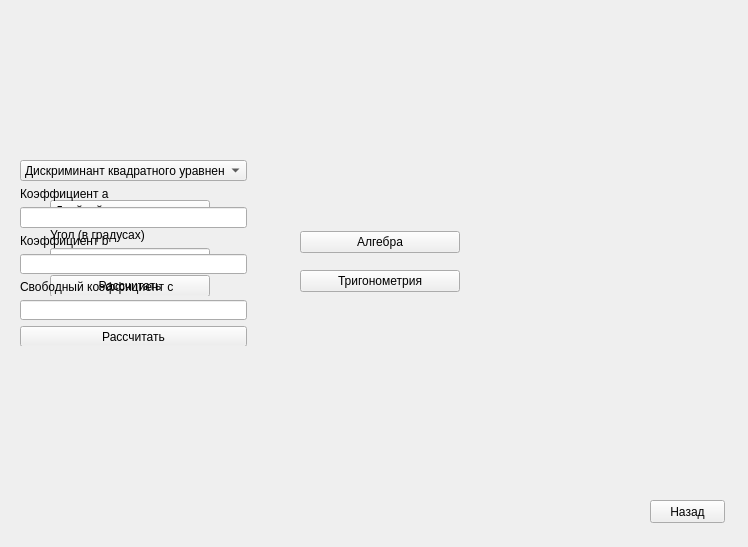
<?xml version="1.0" encoding="UTF-8"?>
<ui version="4.0">
 <class>Form</class>
 <widget class="QWidget" name="Form">
  <property name="geometry">
   <rect>
    <x>0</x>
    <y>0</y>
    <width>748</width>
    <height>547</height>
   </rect>
  </property>
  <property name="windowTitle">
   <string>Form</string>
  </property>
  <widget class="QWidget" name="widget" native="true">
   <property name="geometry">
    <rect>
     <x>40</x>
     <y>200</y>
     <width>181</width>
     <height>101</height>
    </rect>
   </property>
   <widget class="QWidget" name="verticalLayoutWidget_3">
    <property name="geometry">
     <rect>
      <x>10</x>
      <y>0</y>
      <width>160</width>
      <height>96</height>
     </rect>
    </property>
    <layout class="QVBoxLayout" name="verticalLayout_3">
     <item>
      <widget class="QComboBox" name="comboBox">
       <item>
        <property name="text">
         <string>Двойной угол</string>
        </property>
       </item>
       <item>
        <property name="text">
         <string>Сумма</string>
        </property>
       </item>
       <item>
        <property name="text">
         <string>Разность</string>
        </property>
       </item>
      </widget>
     </item>
     <item>
      <widget class="QLabel" name="label">
       <property name="text">
        <string>Угол (в градусах)</string>
       </property>
      </widget>
     </item>
     <item>
      <widget class="QLineEdit" name="lineEdit">
       <property name="text">
        <string/>
       </property>
      </widget>
     </item>
     <item>
      <widget class="QPushButton" name="pushButton_4">
       <property name="text">
        <string>Рассчитать</string>
       </property>
      </widget>
     </item>
    </layout>
   </widget>
  </widget>
  <widget class="QWidget" name="widget_2" native="true">
   <property name="geometry">
    <rect>
     <x>10</x>
     <y>160</y>
     <width>241</width>
     <height>191</height>
    </rect>
   </property>
   <widget class="QWidget" name="verticalLayoutWidget_2">
    <property name="geometry">
     <rect>
      <x>10</x>
      <y>0</y>
      <width>227</width>
      <height>186</height>
     </rect>
    </property>
    <layout class="QVBoxLayout" name="verticalLayout_2">
     <item>
      <widget class="QComboBox" name="comboBox_2">
       <item>
        <property name="text">
         <string>Дискриминант квадратного уравнения</string>
        </property>
       </item>
       <item>
        <property name="text">
         <string>Дискриминант кубического уравнения</string>
        </property>
       </item>
       <item>
        <property name="text">
         <string>Сумма арифметической прогрессии</string>
        </property>
       </item>
       <item>
        <property name="text">
         <string>Сумма геометрической прогрессии</string>
        </property>
       </item>
      </widget>
     </item>
     <item>
      <widget class="QLabel" name="label_2">
       <property name="text">
        <string>Коэффициент a</string>
       </property>
      </widget>
     </item>
     <item>
      <widget class="QLineEdit" name="lineEdit_3"/>
     </item>
     <item>
      <widget class="QLabel" name="label_3">
       <property name="text">
        <string>Коэффициент b</string>
       </property>
      </widget>
     </item>
     <item>
      <widget class="QLineEdit" name="lineEdit_4"/>
     </item>
     <item>
      <widget class="QLabel" name="label_4">
       <property name="text">
        <string>Свободный коэффициент c</string>
       </property>
      </widget>
     </item>
     <item>
      <widget class="QLineEdit" name="lineEdit_2"/>
     </item>
     <item>
      <widget class="QPushButton" name="pushButton_2">
       <property name="text">
        <string>Рассчитать</string>
       </property>
      </widget>
     </item>
    </layout>
   </widget>
  </widget>
  <widget class="QWidget" name="widget_3" native="true">
   <property name="geometry">
    <rect>
     <x>290</x>
     <y>220</y>
     <width>171</width>
     <height>91</height>
    </rect>
   </property>
   <widget class="QWidget" name="verticalLayoutWidget">
    <property name="geometry">
     <rect>
      <x>10</x>
      <y>0</y>
      <width>160</width>
      <height>83</height>
     </rect>
    </property>
    <layout class="QVBoxLayout" name="start">
     <item>
      <widget class="QPushButton" name="btn1">
       <property name="text">
        <string>Алгебра</string>
       </property>
      </widget>
     </item>
     <item>
      <widget class="QPushButton" name="btn2">
       <property name="text">
        <string>Тригонометрия</string>
       </property>
      </widget>
     </item>
    </layout>
   </widget>
  </widget>
  <widget class="QWidget" name="back" native="true">
   <property name="geometry">
    <rect>
     <x>630</x>
     <y>470</y>
     <width>120</width>
     <height>80</height>
    </rect>
   </property>
   <widget class="QPushButton" name="pushButton">
    <property name="geometry">
     <rect>
      <x>20</x>
      <y>30</y>
      <width>75</width>
      <height>23</height>
     </rect>
    </property>
    <property name="text">
     <string>Назад</string>
    </property>
   </widget>
  </widget>
  <widget class="QWidget" name="images" native="true">
   <property name="geometry">
    <rect>
     <x>250</x>
     <y>10</y>
     <width>491</width>
     <height>531</height>
    </rect>
   </property>
   <widget class="QWidget" name="verticalLayoutWidget_4">
    <property name="geometry">
     <rect>
      <x>9</x>
      <y>8</y>
      <width>471</width>
      <height>471</height>
     </rect>
    </property>
    <layout class="QVBoxLayout" name="formuli">
     <item>
      <widget class="QLabel" name="img_1">
       <property name="text">
        <string/>
       </property>
      </widget>
     </item>
     <item>
      <widget class="QLabel" name="img_2">
       <property name="text">
        <string/>
       </property>
      </widget>
     </item>
     <item>
      <widget class="QLabel" name="img_3">
       <property name="text">
        <string/>
       </property>
      </widget>
     </item>
     <item>
      <widget class="QLabel" name="img_4">
       <property name="text">
        <string/>
       </property>
      </widget>
     </item>
     <item>
      <widget class="QLabel" name="img_5">
       <property name="text">
        <string/>
       </property>
      </widget>
     </item>
     <item>
      <widget class="QLabel" name="img_6">
       <property name="text">
        <string/>
       </property>
      </widget>
     </item>
     <item>
      <widget class="QLabel" name="img_7">
       <property name="text">
        <string/>
       </property>
      </widget>
     </item>
    </layout>
   </widget>
  </widget>
 </widget>
 <resources/>
 <connections/>
</ui>
